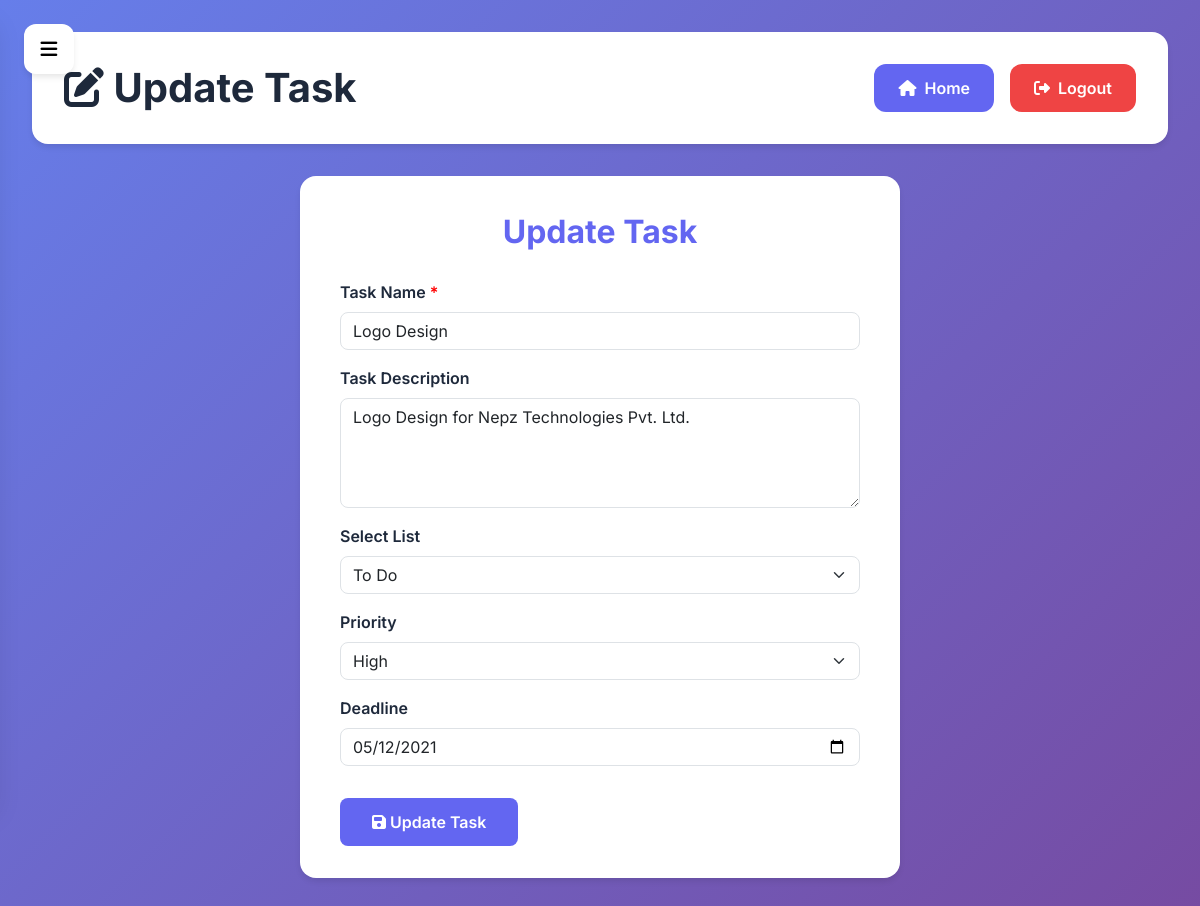
Page /update-task.php?task_id=2 on the committed database.
### tables this page shows
CREATE TABLE `tbl_tasks` (
  `task_id` int(10) UNSIGNED NOT NULL,
  `task_name` varchar(150) NOT NULL,
  `task_description` text NOT NULL,
  `list_id` int(11) NOT NULL,
  `priority` varchar(10) NOT NULL,
  `deadline` date NOT NULL,
  `user_id` int(11) NOT NULL
);

### update-task.php (the view, shortened to what this page needs)
<?php
    $task_name = '';
    $task_description = '';
    $list_id = 0;
    $priority = 'Medium';
    $deadline = '';
    if(isset($_GET['task_id']) && is_numeric($_GET['task_id'])) {
        $task_id = intval($_GET['task_id']);
        try {
            $conn = mysqli_connect(LOCALHOST, DB_USERNAME, DB_PASSWORD);
            $sql = "SELECT * FROM tbl_tasks WHERE task_id = ?";
            $stmt = mysqli_prepare($conn, $sql);
            mysqli_stmt_bind_param($stmt, "i", $task_id);
            mysqli_stmt_execute($stmt);
            $result = mysqli_stmt_get_result($stmt);
            if($row = mysqli_fetch_assoc($result)) {
                $task_name = htmlspecialchars($row['task_name']);
                $task_description = htmlspecialchars($row['task_description']);
                $list_id = intval($row['list_id']);
                $priority = htmlspecialchars($row['priority']);
                $deadline = htmlspecialchars($row['deadline']);
            } else {
                throw new Exception("Task not found.");
            }
        } catch (Exception $e) {
            $error_message = $e->getMessage();
            error_log("Task fetch error: " . $e->getMessage());
        }
    } else {
        echo "<script>window.location.href = '" . SITEURL . "task';</script>";
        exit();
    }
?>
<!DOCTYPE html>
<html lang="en">
<head>
    <link href="https://cdnjs.cloudflare.com/ajax/libs/font-awesome/6.4.0/css/all.min.css" rel="stylesheet">
    <link href="https://cdn.jsdelivr.net/npm/bootstrap@5.3.2/dist/css/bootstrap.min.css" rel="stylesheet">
</head>
<body>
    <button class="sidebar-toggle" onclick="toggleSidebar()">
        <i class="fas fa-bars"></i>
    </button>
    <div class="main-content" id="mainContent">
        <div class="header fade-in">
            <h1><i class="fas fa-edit"></i> Update Task</h1>
            <div class="header-actions">
                <a href="<?php echo SITEURL; ?>task" class="btn-modern btn-primary-modern">
                    <i class="fas fa-home"></i> Home
                </a>
                <a href="user_logout.php" class="btn-modern btn-danger-modern" onclick="return confirm('Are you sure you want to logout?')">
                    <i class="fas fa-sign-out-alt"></i> Logout
                </a>
            </div>
        </div>
        <div class="form-container fade-in">
            <form method="POST" action="" onsubmit="return validateForm()">
                <div class="form-title">Update Task</div>
                <div class="mb-3">
                    <label class="form-label">Task Name <span style="color: red;">*</span></label>
                    <input type="text" name="task_name" class="form-control" value="<?php echo $task_name; ?>" required maxlength="255" />
                </div>
                <div class="mb-3">
                    <label class="form-label">Task Description</label>
                    <textarea name="task_description" class="form-control" rows="4"><?php echo $task_description; ?></textarea>
                </div>
                <div class="mb-3">
                    <label class="form-label">Select List</label>
                    <select name="list_id" class="form-select">
                        <?php
                            try {
                                $conn2 = mysqli_connect(LOCALHOST, DB_USERNAME, DB_PASSWORD);
                                $sql2 = "SELECT * FROM tbl_lists ORDER BY list_name";
                                $res2 = mysqli_query($conn2, $sql2);
                                if($res2 && mysqli_num_rows($res2) > 0) {
                                    while($row2 = mysqli_fetch_assoc($res2)) {
                                        $list_id_db = intval($row2['list_id']);
                                        $list_name = htmlspecialchars($row2['list_name']);
                                        $selected = ($list_id_db == $list_id) ? "selected='selected'" : "";
                                        echo "<option $selected value=\"$list_id_db\">$list_name</option>";
                                    }
                                } else {
                                    $selected = ($list_id == 0) ? "selected='selected'" : "";
                                    echo "<option $selected value=\"0\">None</option>";
                                }
                            } catch (Exception $e) {
                                echo "<option value=\"0\">None (Error loading lists)</option>";
                                error_log("Lists fetch error: " . $e->getMessage());
                            }
                        ?>
                    </select>
                </div>
                <div class="mb-3">
                    <label class="form-label">Priority</label>
                    <select name="priority" class="form-select">
                        <option <?php if($priority=="High"){echo "selected='selected'";} ?> value="High">High</option>
                    </select>
                </div>
                <div class="mb-3">
                    <label class="form-label">Deadline</label>
                    <input type="date" name="deadline" class="form-control" value="<?php echo $deadline; ?>" />
                </div>
                <button type="submit" class="btn-submit" name="submit">
                    <i class="fas fa-save"></i> Update Task
                </button>
            </form>
        </div>
    </div>
</body>
</html>

### update-task.php (style rules this page uses)
:root { --primary-color: #6366f1; --primary-dark: #4f46e5; --secondary-color: #f1f5f9; --accent-color: #10b981; --danger-color: #ef4444; --warning-color: #f59e0b; --text-primary: #1e293b; --text-secondary: #64748b; --bg-primary: #ffffff; --bg-secondary: #f8fafc; --border-color: #e2e8f0; --shadow: 0 4px 6px -1px rgba(0, 0, 0, 0.1); --shadow-lg: 0 20px 25px -5px rgba(0, 0, 0, 0.1); }
* { margin: 0; padding: 0; box-sizing: border-box; }
body { font-family: 'Inter', sans-serif; background: linear-gradient(135deg, #667eea 0%, #764ba2 100%); min-height: 100vh; color: var(--text-primary); }
.sidebar-toggle { position: fixed; top: 1.5rem; left: 1.5rem; z-index: 1001; background: var(--bg-primary); border: none; width: 50px; height: 50px; border-radius: 12px; box-shadow: var(--shadow); cursor: pointer; transition: all 0.2s ease; display: flex; align-items: center; justify-content: center; }
.sidebar-toggle i { font-size: 1.2rem; }
.main-content { margin-left: 0; transition: margin-left 0.3s ease; min-height: 100vh; padding: 2rem; }
.header { background: var(--bg-primary); border-radius: 16px; padding: 2rem; margin-bottom: 2rem; box-shadow: var(--shadow); display: flex; justify-content: space-between; align-items: center; }
.header h1 { font-size: 2.5rem; font-weight: 700; color: var(--text-primary); margin: 0; }
.header-actions { display: flex; gap: 1rem; }
.btn-modern { padding: 0.75rem 1.5rem; border: none; border-radius: 12px; font-weight: 600; text-decoration: none; display: inline-flex; align-items: center; gap: 0.5rem; transition: all 0.2s ease; cursor: pointer; }
.btn-primary-modern { background: var(--primary-color); color: white; }
.btn-danger-modern { background: var(--danger-color); color: white; }
.form-container { background: var(--bg-primary); border-radius: 16px; padding: 2rem 2.5rem; box-shadow: var(--shadow); max-width: 600px; margin: 0 auto; }
.form-title { font-size: 2rem; font-weight: 700; margin-bottom: 1.5rem; color: var(--primary-color); text-align: center; }
.form-label { font-weight: 600; color: var(--text-primary); }
.form-control, .form-select { border-radius: 8px; }
.btn-submit { background: var(--primary-color); color: #fff; font-weight: 600; border-radius: 8px; padding: 0.75rem 2rem; border: none; margin-top: 1rem; transition: background 0.2s; }

### rows in the picture
tbl_tasks: task_name "Logo Design", task_description "Logo Design for Nepz Technologies Pvt. Ltd.", priority "High", deadline "05/12/2021"

### other values in the picture
form field list_id "To Do"
